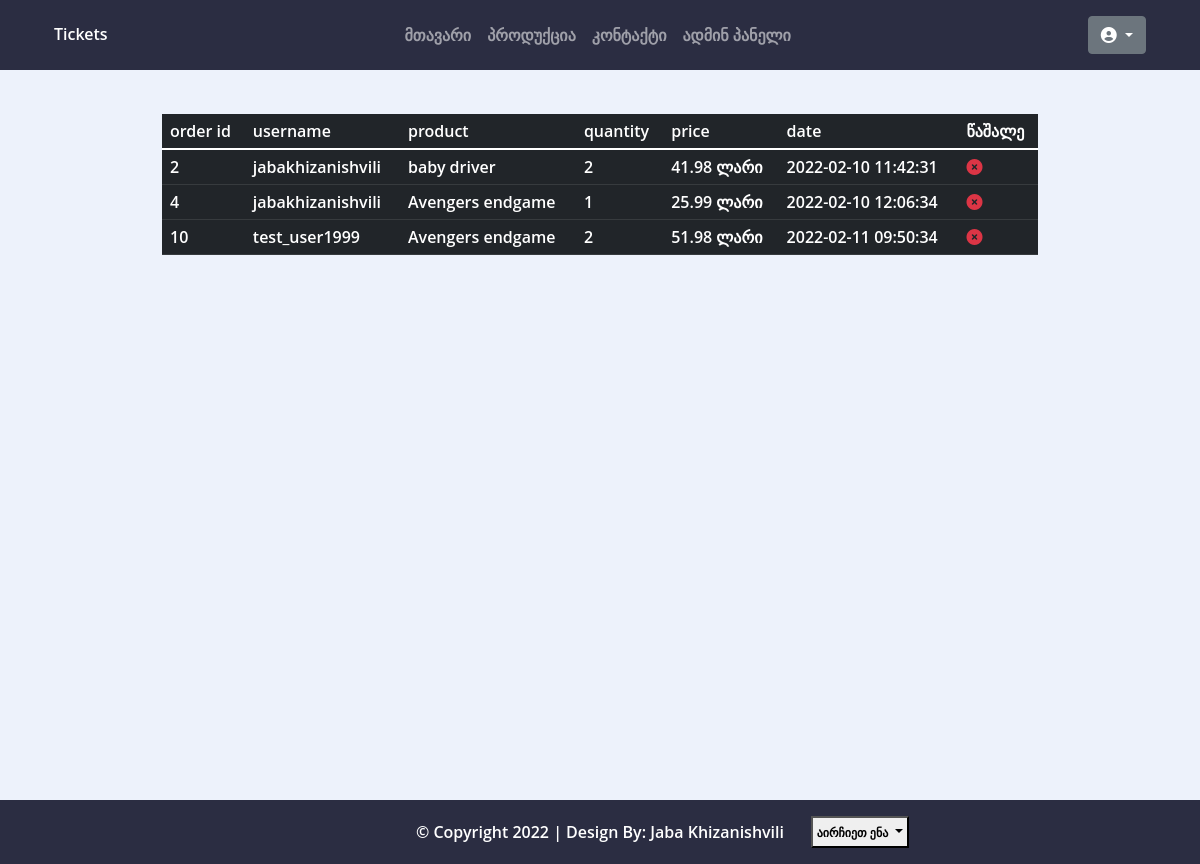
/userorders.php (signed in), run on the app's committed database.
### tables this page shows
CREATE TABLE `orders` (
  `id` int(11) NOT NULL,
  `users_id` int(11) NOT NULL,
  `products_id` int(11) NOT NULL,
  `quantity` int(11) NOT NULL,
  `created_at` timestamp NOT NULL DEFAULT current_timestamp(),
  `updated_at` timestamp NOT NULL DEFAULT current_timestamp() ON UPDATE current_timestamp()
);

CREATE TABLE `users` (
  `id` int(11) NOT NULL,
  `name` varchar(50) NOT NULL,
  `password` varchar(60) NOT NULL,
  `mail` varchar(100) NOT NULL,
  `usertype` int(11) NOT NULL,
  `created-at` timestamp NOT NULL DEFAULT current_timestamp(),
  `updated-at` timestamp NOT NULL DEFAULT current_timestamp() ON UPDATE current_timestamp()
);

CREATE TABLE `products` (
  `id` int(11) NOT NULL,
  `name` varchar(50) NOT NULL,
  `price` float NOT NULL,
  `img` text NOT NULL,
  `products_category` int(11) NOT NULL
);

### userorders.php (the view, shortened to what this page needs)
<?php
include 'navbar.php';
$id = $_SESSION['user']['id'];
$usertype = $_SESSION['user']['usertype'];
if ($usertype == 2) {
    $conn = new PDO("mysql:host=localhost;dbname=finalproject", 'root', '');
    $conn->setAttribute(PDO::ATTR_ERRMODE, PDO::ERRMODE_EXCEPTION);
    $stmt = $conn->prepare("SELECT orders.id, quantity, created_at as date, users.name as username, products.name as productname, products.price
    FROM ((orders
    INNER JOIN products ON orders.products_id = products.id)
    INNER JOIN users ON orders.users_id = users.id) WHERE users_id = $id ORDER BY orders.id ASC;");
    $stmt->execute();
    $orders = $stmt->fetchAll(PDO::FETCH_ASSOC);
} else {
    $conn = new PDO("mysql:host=localhost;dbname=finalproject", 'root', '');
    $conn->setAttribute(PDO::ATTR_ERRMODE, PDO::ERRMODE_EXCEPTION);
    $stmt = $conn->prepare("SELECT orders.id, quantity, created_at as date, users.name as username, products.name as productname, products.price
    FROM ((orders
    INNER JOIN products ON orders.products_id = products.id)
    INNER JOIN users ON orders.users_id = users.id) ORDER BY orders.id ASC");
    $stmt->execute();
    $orders = $stmt->fetchAll(PDO::FETCH_ASSOC);
}
?>
<main style="height:100vh; width: 100%">
    <?php
    if ($usertype == 1) {
    ?>
        <div class="container w-75 mt-5 pt-5">
            <table class="table table-dark">
                <thead>
                    <tr>
                        <th scope="col">order id</th>
                        <th scope="col">username</th>
                        <th scope="col">product</th>
                        <th scope="col">quantity</th>
                        <th scope="col">price</th>
                        <th scope="col">date</th>
                        <th scope="col">წაშალე</th>
                    </tr>
                </thead>
                <tbody>
                    <?php
                    foreach ($orders as $val) {
                        $id = $val['id'];
                    ?>
                        <tr>
                            <td><?= $val['id'] ?></td>
                            <td><?= $val['username'] ?></td>
                            <td><?= $val['productname'] ?></td>
                            <td><?= $val['quantity'] ?></td>
                            <td><?= $val['price'] * $val['quantity'] . " ლარი" ?></td>
                            <td><?= $val['date'] ?></td>
                            <td> <a href="delorder.php?id=<?= $id ?>" class="text-center"><i class="fas fa-times-circle text-danger"></i></a> </td>
                        </tr>
                    <?php
                    }
                    ?>
                </tbody>
            </table>
        </div>
    <?php
    }
    ?>
</main>
<?php
include 'footer.php';
?>

### style.css (style rules this page uses)
* { margin: 0; padding: 0; box-sizing: border-box; font: 600 16px/18px 'Open Sans', sans-serif; }
body { background: #edf2fb !important; }
a { color: inherit; text-decoration: none }

### data on the page
orders: id "2", users.name "jabakhizanishvili", products.name "baby driver", quantity "2", $val['price'] * $val['quantity'] "41.98", created_at "2022-02-10 11:42:31"
orders: id "4", users.name "jabakhizanishvili", products.name "Avengers endgame", quantity "1", $val['price']*$val['quantity'] "25.99", created_at "2022-02-10 12:06:34"
orders: id "10", users.name "test_user1999", products.name "Avengers endgame", quantity "2", $val['price'] * $val['quantity'] "51.98", created_at "2022-02-11 09:50:34"

### other printed values
$language[$lang]['home'] "მთავარი"
$language[$lang]['products'] "პროდუქცია"
$language[$lang]['contact'] "კონტაქტი"
$language[$lang]['choose'] "აირჩიეთ ენა"
